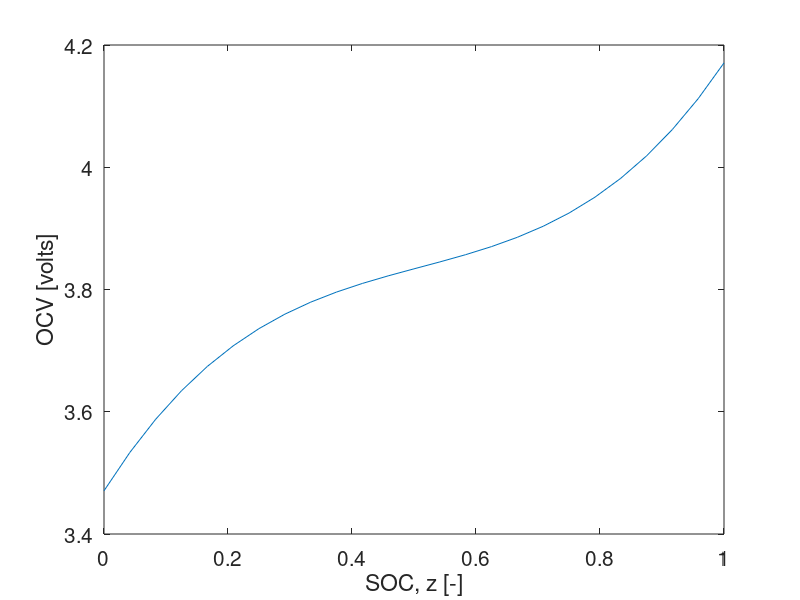
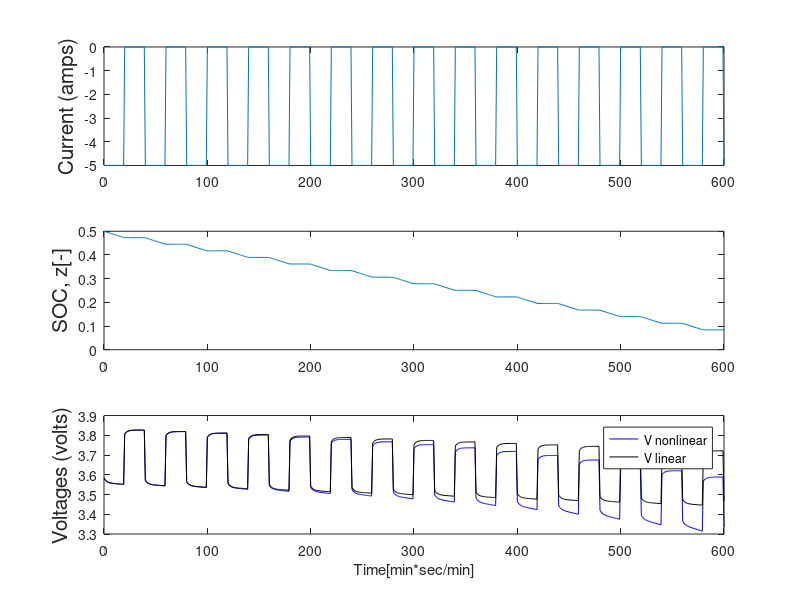

The MATLAB source for these figures, in order:
%% CE 295 - Energy Systems and Control
%   HW 1 : Battery Modeling, Analysis, and Control
%   Oski Bear, SID 3032083601
%   Deep Dayaramani

clear; close all;
fs = 15;    % Font Size for plots

%% Part(a): Model Parameters

%%% Enter model parameters here
% ECM parameters
Q = 3600; % [Coulombs]
R1 = 0.05; % [Ohms]
R2 =0.005 ; % [Ohms]
C = 500; % [Farads]

% OCV polynomial coefficients
p_0 = 3.4707;
p_1 = 1.6112;
p_2 = -2.6287; 
p_3 = 1.7175;

% Plot nonlinear OCV function
z_vec = linspace(0,1,25);
OCV = p_0 + p_1*z_vec + p_2*z_vec.^2 + p_3*z_vec.^3;

figure(1); clf;
plot(z_vec, OCV )
ylabel('OCV [volts]','FontSize',fs)
xlabel('SOC, z [-]','FontSize',fs)
set(gca,'FontSize',fs);

% Assemble (A,B) state-space matrices
A = [0 0; 0 -1/(C*R2)];
B = [1/Q; 1/C];

% Output states only (dummy variables, not used later)
C_dummy = eye(2);
D_dummy = 0;

% Create state-space model
ecm_sys = ss( A,B ,C_dummy , D_dummy );

%% Part(b): Simulate

% Create time vector
DeltaT = 1; % Time step size [sec]
t = 0:DeltaT:(10*60);   % Total Simulation time (min*sec/min)

% Input current signals
Current = zeros(size(t))';
Current(mod(t,40) < 20) = -5;   % 20sec 5A pulse discharge

% Initial conditions
z0 = 0.5;   % State-of-charge
V_c0 = 0;   % Capacitor voltage
x0 = [z0; V_c0];    % Vectorize initial conditions

% Simulate linear dynamics (Read documentation on lsim)
[ ~,T ,x ] = lsim( ecm_sys, Current, t   ,x0 );

% Parse out states
z = x(:,1);
V_c = x(:,2);

% Compute nonlinear output function [enter output function ]
V_nl =   V_c + Current*R1 + (p_0 + p_1*z + p_2*z.^2 + p_3*z.^3);                              ;

%%% Compute linearized output function
% Linearization Points
zeq =0.5;    % State-of-charge
V_ceq =0 ;   % Capacitor voltage
Ieq =0 ;     % Current

V_lin =  (p_0 + 0.5*p_1 + 0.25*p_2 + 0.125*p_3)+ V_c + Current*R1 + (p_1 + p_2 + 0.75*p_3)*(z-zeq);     ; % Linearized version of output function

%% Part(b): Plot results

figure(2); clf;

% Current
subplot(3,1,1);
plot(T, Current )
ylabel('Current (amps)', 'FontSize', fs)

% State-of-charge
subplot(3,1,2);
plot(T,z   )
ylabel('SOC, z[-]', 'FontSize', fs  )

% Nonlinear and Linear Voltage
subplot(3,1,3);
plot(T,V_nl, 'b', T, V_lin, 'k' )
ylabel('Voltages (volts)','FontSize',fs )
legend( 'V nonlinear', 'V linear')
xlabel('Time[min*sec/min]' );



